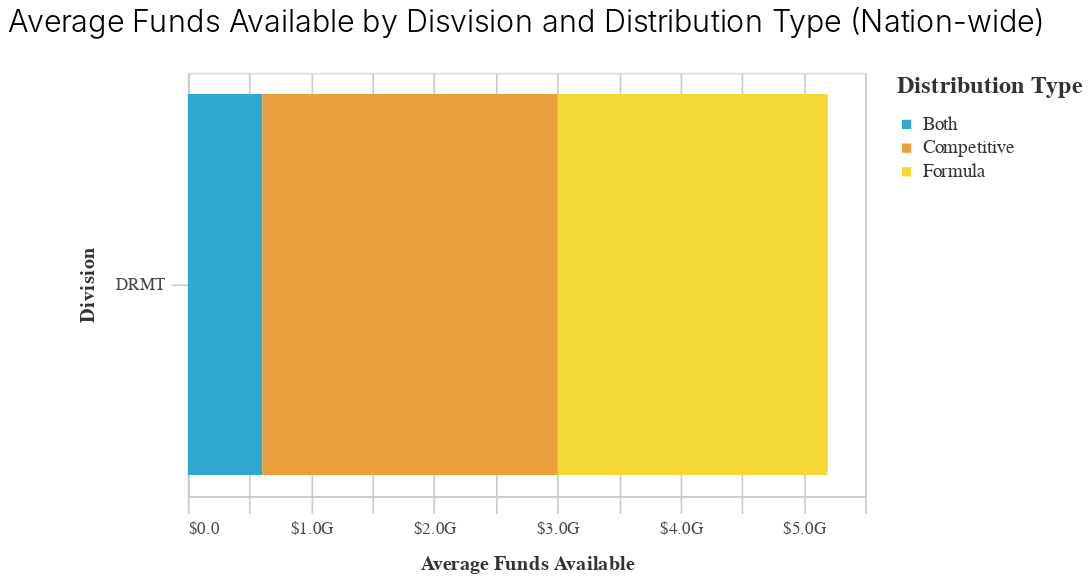

The cell this chart's notebook holds for it:
### Code cell
chart = (
    alt.Chart(
        (
            df
             >>filter(_.availibility=='nationwide')
            >> group_by(_.distribution_type, _.ct_division)
            >> summarize(avg_funds=(_.funding_amount_available.mean()))
        )
    )
    .mark_bar()
    .encode(
        x=alt.X(
            "avg_funds",
            axis=alt.Axis(format="$.2s"),
            title=("Average Funds Available"),
            sort=("-y"),
        ),
        y=alt.Y("ct_division", title="Division"),
        color=alt.Color(
            "distribution_type",
            scale=alt.Scale(range=altair_utils.CALITP_CATEGORY_BRIGHT_COLORS),
            legend=alt.Legend(title=("Distribution Type")),
        ),
    )
    .properties(title="Average Funds Available by Disvision and Distribution Type (Nation-wide)")
)
chart = styleguide.preset_chart_config(chart)
chart

### Figure 1 — Vega-Lite specification as saved in the notebook (floating-point values rounded to 4 significant figures)
{"config": {"view": {"continuousWidth": 400, "continuousHeight": 300}, "axis": {"domainColor": "#cbcbcb", "grid": true, "gridColor": "#cbcbcb", "gridWidth": 1, "labelColor": "#474747", "labelFont": "Nunito Sans", "labelFontSize": 10, "labelPadding": 4, "tickColor": "#cbcbcb", "tickSize": 10, "titleColor": "#333", "titleFont": "Raleway", "titleFontSize": 12, "titlePadding": 10}, "axisBand": {"grid": false}, "background": "white", "font": "Raleway", "header": {"labelFont": "Nunito Sans", "titleFont": "Raleway"}, "legend": {"labelColor": "#333", "labelFont": "Nunito Sans", "labelFontSize": 11, "labelLimit": 0, "padding": 1, "symbolSize": 30, "symbolType": "square", "titleColor": "#333", "titleFont": "Raleway", "titleFontSize": 14, "titlePadding": 10}, "title": {"anchor": "middle", "font": "Raleway", "fontSize": 18, "fontWeight": 300, "offset": 20}}, "data": {"name": "data-e44da2a7c23ee39aec754cd3a48fa233"}, "mark": "bar", "encoding": {"color": {"field": "distribution_type", "legend": {"title": "Distribution Type"}, "scale": {"range": ["#2EA8CE", "#EB9F3C", "#F4D837", "#51BF9D", "#8CBCCB", "#9487C0"]}, "type": "nominal"}, "x": {"axis": {"format": "$.2s"}, "field": "avg_funds", "sort": "-y", "title": "Average Funds Available", "type": "quantitative"}, "y": {"field": "ct_division", "title": "Division", "type": "nominal"}}, "height": 250, "title": "Average Funds Available by Disvision and Distribution Type (Nation-wide)", "width": 400, "$schema": "https://vega.github.io/schema/vega-lite/v4.17.0.json", "datasets": {"data-e44da2a7c23ee39aec754cd3a48fa233": [{"distribution_type": "Both", "ct_division": "DRMT", "avg_funds": 604000000.0}, {"distribution_type": "Competitive", "ct_division": "DRMT", "avg_funds": 2400000000.0}, {"distribution_type": "Formula", "ct_division": "DRMT", "avg_funds": 2192000000.0}]}}
